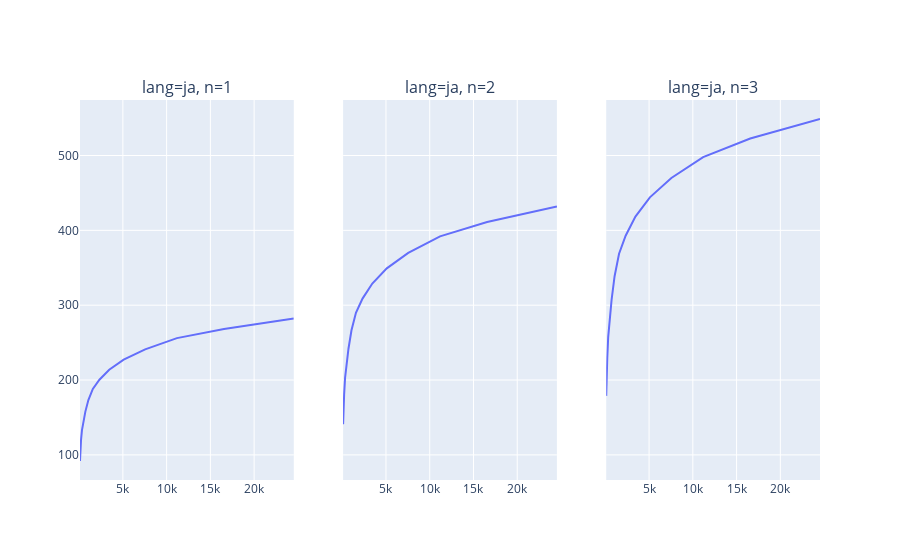
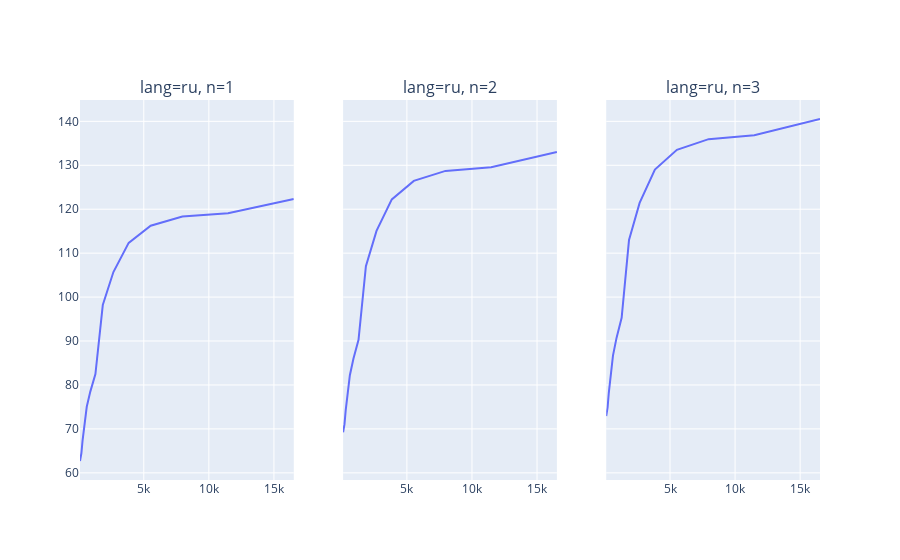
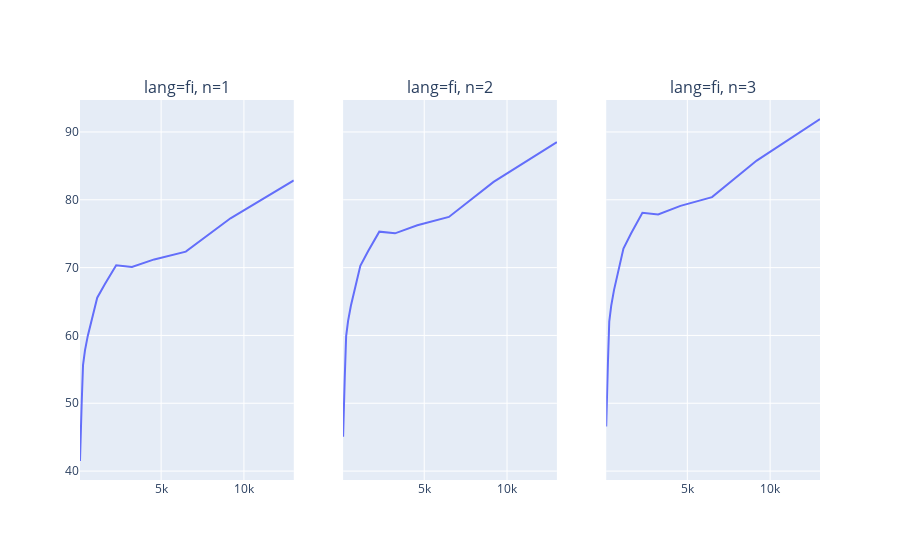
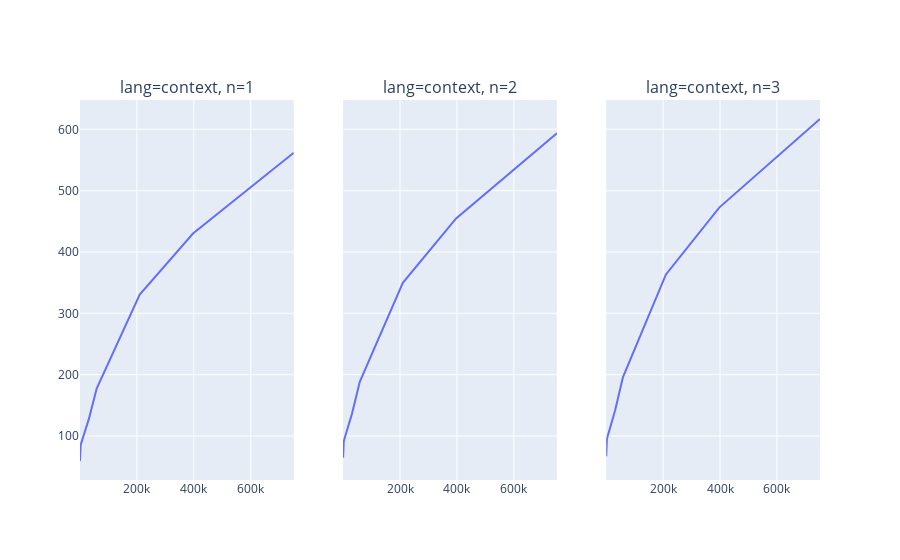

Notebook code cell kept with these figures, in order:
### Code cell
#exploring scaling laws of ngrams
from tqdm import tqdm
from typing import Literal
import numpy as np

def scaling_law(
    n: int, 
    type: Literal['ja', 'ru', 'fi', 'context'],
):
   
    Trainer = NGramTrainer(ds_train, ds_val, n, type=type)
    size = len(Trainer.flattened_dataset) 
    
    # Create logarithmically spaced points
    slices = np.logspace(2, np.log10(size), num=15, dtype=int)
    perplexity_list = []
    for slice in tqdm(slices):
        Trainer.fit(slice)
        perplexity = Trainer.evaluate()
        perplexity_list.append({'slice': slice, 'perplexity': perplexity})
        
    df = pd.DataFrame(perplexity_list)
    fig = px.line(
        df, 
        x='slice', 
        y='perplexity', 
        title=f"Perplexity Scaling Law for {type} with n={n}", 
        labels={"slice": "Number of tokens", "perplexity": "Perplexity"},
        log_x=True,  # Use log scale for x-axis
    )
    fig.update_xaxes(type="log")
    return fig

# Run the analysis for different n-gram sizes and languages
for type in ['ja', 'ru', 'fi', 'context']:
    figure = make_subplots(rows=1, cols=3, shared_xaxes=True, shared_yaxes=True, subplot_titles=[f"lang={type}, n={n}" for n in [1, 2, 3]])
    for n in [1, 2, 3]:
        fig = scaling_law(n, type)
        figure.add_trace(fig.data[0], row=1, col=n)
    figure.show()
    figure.write_image(f"plots/week2_scaling_{type}.png")

### Figure 1 — Plotly figure (JSON) as saved in the notebook; plotly's stock layout.template omitted (floating-point values rounded to 4 significant figures)
{"data": [{"hovertemplate": "Number of tokens=%{x}<br>Perplexity=%{y}<extra></extra>", "legendgroup": "", "line": {"color": "#636efa", "dash": "solid"}, "marker": {"symbol": "circle"}, "mode": "lines", "name": "", "orientation": "v", "showlegend": false, "type": "scatter", "x": [100, 148, 219, 325, 481, 713, 1057, 1566, 2320, 3437, 5092, 7545, 11177, 16559, 24533], "xaxis": "x", "y": [91.83, 107.1, 120.0, 133.2, 144.3, 157.8, 173.3, 188.2, 200.4, 213.8, 227.2, 241.0, 256.0, 268.0, 282.1], "yaxis": "y"}, {"hovertemplate": "Number of tokens=%{x}<br>Perplexity=%{y}<extra></extra>", "legendgroup": "", "line": {"color": "#636efa", "dash": "solid"}, "marker": {"symbol": "circle"}, "mode": "lines", "name": "", "orientation": "v", "showlegend": false, "type": "scatter", "x": [100, 148, 219, 325, 481, 713, 1057, 1566, 2320, 3437, 5092, 7545, 11177, 16559, 24533], "xaxis": "x2", "y": [141.0, 164.4, 181.3, 203.1, 220.4, 241.8, 266.4, 289.9, 308.8, 329.0, 349.3, 369.8, 392.0, 411.2, 432.0], "yaxis": "y2"}, {"hovertemplate": "Number of tokens=%{x}<br>Perplexity=%{y}<extra></extra>", "legendgroup": "", "line": {"color": "#636efa", "dash": "solid"}, "marker": {"symbol": "circle"}, "mode": "lines", "name": "", "orientation": "v", "showlegend": false, "type": "scatter", "x": [100, 148, 219, 325, 481, 713, 1057, 1566, 2320, 3437, 5092, 7545, 11177, 16559, 24533], "xaxis": "x3", "y": [178.8, 208.6, 228.9, 257.3, 279.6, 307.0, 338.7, 368.7, 392.9, 418.4, 444.1, 470.0, 497.9, 522.7, 548.8], "yaxis": "y3"}], "layout": {"annotations": [{"font": {"size": 16}, "showarrow": false, "text": "lang=ja, n=1", "x": 0.1444, "xanchor": "center", "xref": "paper", "y": 1, "yanchor": "bottom", "yref": "paper"}, {"font": {"size": 16}, "showarrow": false, "text": "lang=ja, n=2", "x": 0.5, "xanchor": "center", "xref": "paper", "y": 1, "yanchor": "bottom", "yref": "paper"}, {"font": {"size": 16}, "showarrow": false, "text": "lang=ja, n=3", "x": 0.8556, "xanchor": "center", "xref": "paper", "y": 1, "yanchor": "bottom", "yref": "paper"}], "xaxis": {"anchor": "y", "domain": [0, 0.2889]}, "xaxis2": {"anchor": "y2", "domain": [0.3556, 0.6444]}, "xaxis3": {"anchor": "y3", "domain": [0.7111, 1]}, "yaxis": {"anchor": "x", "domain": [0, 1]}, "yaxis2": {"anchor": "x2", "domain": [0, 1], "matches": "y", "showticklabels": false}, "yaxis3": {"anchor": "x3", "domain": [0, 1], "matches": "y", "showticklabels": false}}}

### Figure 2 — Plotly figure (JSON) as saved in the notebook; plotly's stock layout.template omitted (floating-point values rounded to 4 significant figures)
{"data": [{"hovertemplate": "Number of tokens=%{x}<br>Perplexity=%{y}<extra></extra>", "legendgroup": "", "line": {"color": "#636efa", "dash": "solid"}, "marker": {"symbol": "circle"}, "mode": "lines", "name": "", "orientation": "v", "showlegend": false, "type": "scatter", "x": [100, 144, 207, 298, 430, 619, 892, 1285, 1851, 2666, 3840, 5531, 7966, 11474, 16525], "xaxis": "x", "y": [62.69, 63.46, 64.45, 67.41, 70.71, 75.03, 78.49, 82.48, 98.2, 105.7, 112.3, 116.2, 118.3, 119.1, 122.3], "yaxis": "y"}, {"hovertemplate": "Number of tokens=%{x}<br>Perplexity=%{y}<extra></extra>", "legendgroup": "", "line": {"color": "#636efa", "dash": "solid"}, "marker": {"symbol": "circle"}, "mode": "lines", "name": "", "orientation": "v", "showlegend": false, "type": "scatter", "x": [100, 144, 207, 298, 430, 619, 892, 1285, 1851, 2666, 3840, 5531, 7966, 11474, 16525], "xaxis": "x2", "y": [69.24, 69.99, 71.08, 74.22, 77.63, 82.21, 85.97, 90.27, 107.1, 115.1, 122.2, 126.5, 128.7, 129.5, 133.0], "yaxis": "y2"}, {"hovertemplate": "Number of tokens=%{x}<br>Perplexity=%{y}<extra></extra>", "legendgroup": "", "line": {"color": "#636efa", "dash": "solid"}, "marker": {"symbol": "circle"}, "mode": "lines", "name": "", "orientation": "v", "showlegend": false, "type": "scatter", "x": [100, 144, 207, 298, 430, 619, 892, 1285, 1851, 2666, 3840, 5531, 7966, 11474, 16525], "xaxis": "x3", "y": [72.94, 73.73, 74.91, 78.22, 81.87, 86.68, 90.71, 95.29, 113.0, 121.4, 129.0, 133.5, 136.0, 136.8, 140.5], "yaxis": "y3"}], "layout": {"annotations": [{"font": {"size": 16}, "showarrow": false, "text": "lang=ru, n=1", "x": 0.1444, "xanchor": "center", "xref": "paper", "y": 1, "yanchor": "bottom", "yref": "paper"}, {"font": {"size": 16}, "showarrow": false, "text": "lang=ru, n=2", "x": 0.5, "xanchor": "center", "xref": "paper", "y": 1, "yanchor": "bottom", "yref": "paper"}, {"font": {"size": 16}, "showarrow": false, "text": "lang=ru, n=3", "x": 0.8556, "xanchor": "center", "xref": "paper", "y": 1, "yanchor": "bottom", "yref": "paper"}], "xaxis": {"anchor": "y", "domain": [0, 0.2889]}, "xaxis2": {"anchor": "y2", "domain": [0.3556, 0.6444]}, "xaxis3": {"anchor": "y3", "domain": [0.7111, 1]}, "yaxis": {"anchor": "x", "domain": [0, 1]}, "yaxis2": {"anchor": "x2", "domain": [0, 1], "matches": "y", "showticklabels": false}, "yaxis3": {"anchor": "x3", "domain": [0, 1], "matches": "y", "showticklabels": false}}}

### Figure 3 — Plotly figure (JSON) as saved in the notebook; plotly's stock layout.template omitted (floating-point values rounded to 4 significant figures)
{"data": [{"hovertemplate": "Number of tokens=%{x}<br>Perplexity=%{y}<extra></extra>", "legendgroup": "", "line": {"color": "#636efa", "dash": "solid"}, "marker": {"symbol": "circle"}, "mode": "lines", "name": "", "orientation": "v", "showlegend": false, "type": "scatter", "x": [100, 141, 200, 283, 401, 569, 805, 1140, 1615, 2286, 3237, 4584, 6491, 9190, 13012], "xaxis": "x", "y": [41.49, 47.22, 49.89, 55.64, 57.8, 59.93, 62.28, 65.56, 67.61, 70.35, 70.09, 71.21, 72.36, 77.27, 82.86], "yaxis": "y"}, {"hovertemplate": "Number of tokens=%{x}<br>Perplexity=%{y}<extra></extra>", "legendgroup": "", "line": {"color": "#636efa", "dash": "solid"}, "marker": {"symbol": "circle"}, "mode": "lines", "name": "", "orientation": "v", "showlegend": false, "type": "scatter", "x": [100, 141, 200, 283, 401, 569, 805, 1140, 1615, 2286, 3237, 4584, 6491, 9190, 13012], "xaxis": "x2", "y": [45.08, 51.02, 53.88, 59.9, 62.14, 64.37, 66.85, 70.26, 72.44, 75.3, 75.05, 76.24, 77.47, 82.63, 88.51], "yaxis": "y2"}, {"hovertemplate": "Number of tokens=%{x}<br>Perplexity=%{y}<extra></extra>", "legendgroup": "", "line": {"color": "#636efa", "dash": "solid"}, "marker": {"symbol": "circle"}, "mode": "lines", "name": "", "orientation": "v", "showlegend": false, "type": "scatter", "x": [100, 141, 200, 283, 401, 569, 805, 1140, 1615, 2286, 3237, 4584, 6491, 9190, 13012], "xaxis": "x3", "y": [46.57, 52.71, 55.76, 62.03, 64.35, 66.68, 69.27, 72.81, 75.1, 78.08, 77.84, 79.1, 80.39, 85.78, 91.91], "yaxis": "y3"}], "layout": {"annotations": [{"font": {"size": 16}, "showarrow": false, "text": "lang=fi, n=1", "x": 0.1444, "xanchor": "center", "xref": "paper", "y": 1, "yanchor": "bottom", "yref": "paper"}, {"font": {"size": 16}, "showarrow": false, "text": "lang=fi, n=2", "x": 0.5, "xanchor": "center", "xref": "paper", "y": 1, "yanchor": "bottom", "yref": "paper"}, {"font": {"size": 16}, "showarrow": false, "text": "lang=fi, n=3", "x": 0.8556, "xanchor": "center", "xref": "paper", "y": 1, "yanchor": "bottom", "yref": "paper"}], "xaxis": {"anchor": "y", "domain": [0, 0.2889]}, "xaxis2": {"anchor": "y2", "domain": [0.3556, 0.6444]}, "xaxis3": {"anchor": "y3", "domain": [0.7111, 1]}, "yaxis": {"anchor": "x", "domain": [0, 1]}, "yaxis2": {"anchor": "x2", "domain": [0, 1], "matches": "y", "showticklabels": false}, "yaxis3": {"anchor": "x3", "domain": [0, 1], "matches": "y", "showticklabels": false}}}

### Figure 4 — Plotly figure (JSON) as saved in the notebook; plotly's stock layout.template omitted (floating-point values rounded to 4 significant figures)
{"data": [{"hovertemplate": "Number of tokens=%{x}<br>Perplexity=%{y}<extra></extra>", "legendgroup": "", "line": {"color": "#636efa", "dash": "solid"}, "marker": {"symbol": "circle"}, "mode": "lines", "name": "", "orientation": "v", "showlegend": false, "type": "scatter", "x": [100, 189, 357, 676, 1280, 2422, 4581, 8666, 16394, 31012, 58664, 110972, 209919, 397092, 751153], "xaxis": "x", "y": [59.13, 61.07, 78.05, 82.37, 83.67, 84.75, 88.48, 94.52, 106.1, 127.4, 177.1, 229.7, 330.5, 430.1, 561.9], "yaxis": "y"}, {"hovertemplate": "Number of tokens=%{x}<br>Perplexity=%{y}<extra></extra>", "legendgroup": "", "line": {"color": "#636efa", "dash": "solid"}, "marker": {"symbol": "circle"}, "mode": "lines", "name": "", "orientation": "v", "showlegend": false, "type": "scatter", "x": [100, 189, 357, 676, 1280, 2422, 4581, 8666, 16394, 31012, 58664, 110972, 209919, 397092, 751153], "xaxis": "x2", "y": [64.29, 66.26, 83.97, 88.56, 89.9, 91.01, 94.96, 101.3, 113.6, 135.9, 188.2, 243.6, 349.7, 454.7, 593.6], "yaxis": "y2"}, {"hovertemplate": "Number of tokens=%{x}<br>Perplexity=%{y}<extra></extra>", "legendgroup": "", "line": {"color": "#636efa", "dash": "solid"}, "marker": {"symbol": "circle"}, "mode": "lines", "name": "", "orientation": "v", "showlegend": false, "type": "scatter", "x": [100, 189, 357, 676, 1280, 2422, 4581, 8666, 16394, 31012, 58664, 110972, 209919, 397092, 751153], "xaxis": "x3", "y": [66.69, 68.7, 87.01, 91.9, 93.3, 94.43, 98.56, 105.2, 117.9, 141.1, 195.4, 253.1, 363.3, 472.4, 616.9], "yaxis": "y3"}], "layout": {"annotations": [{"font": {"size": 16}, "showarrow": false, "text": "lang=context, n=1", "x": 0.1444, "xanchor": "center", "xref": "paper", "y": 1, "yanchor": "bottom", "yref": "paper"}, {"font": {"size": 16}, "showarrow": false, "text": "lang=context, n=2", "x": 0.5, "xanchor": "center", "xref": "paper", "y": 1, "yanchor": "bottom", "yref": "paper"}, {"font": {"size": 16}, "showarrow": false, "text": "lang=context, n=3", "x": 0.8556, "xanchor": "center", "xref": "paper", "y": 1, "yanchor": "bottom", "yref": "paper"}], "xaxis": {"anchor": "y", "domain": [0, 0.2889]}, "xaxis2": {"anchor": "y2", "domain": [0.3556, 0.6444]}, "xaxis3": {"anchor": "y3", "domain": [0.7111, 1]}, "yaxis": {"anchor": "x", "domain": [0, 1]}, "yaxis2": {"anchor": "x2", "domain": [0, 1], "matches": "y", "showticklabels": false}, "yaxis3": {"anchor": "x3", "domain": [0, 1], "matches": "y", "showticklabels": false}}}
